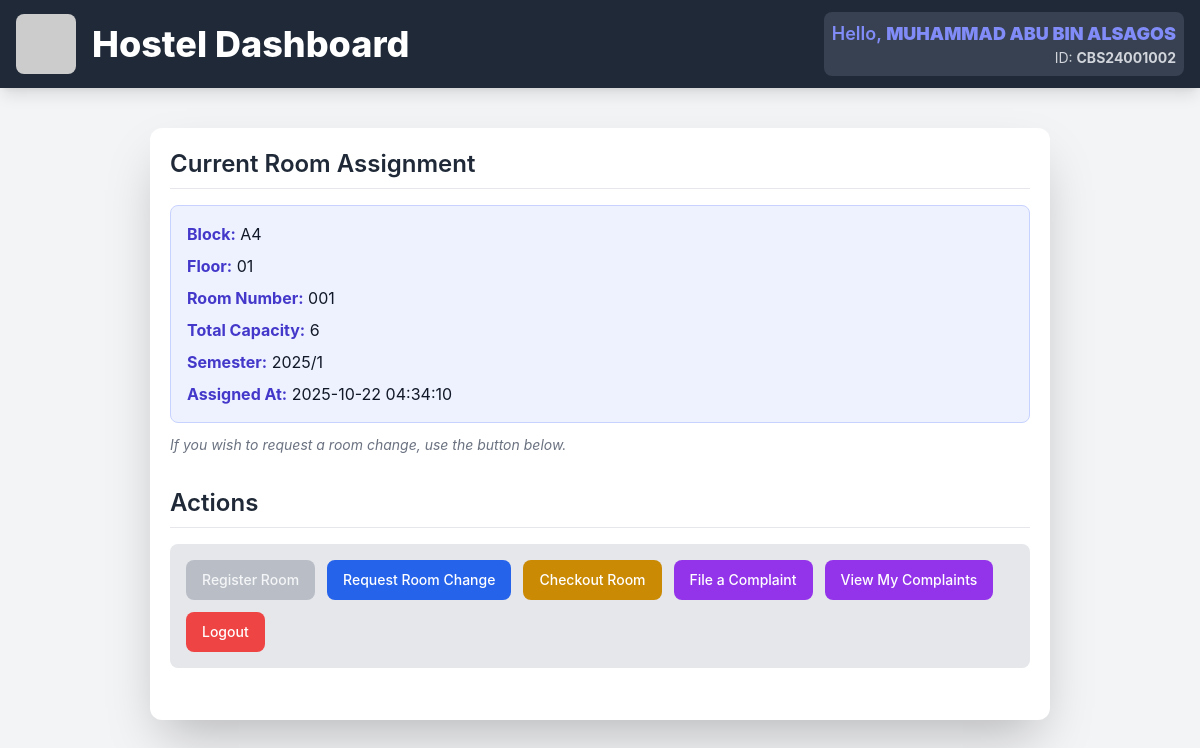
Page /student_dashboard.php (signed in) on the earlier database version.
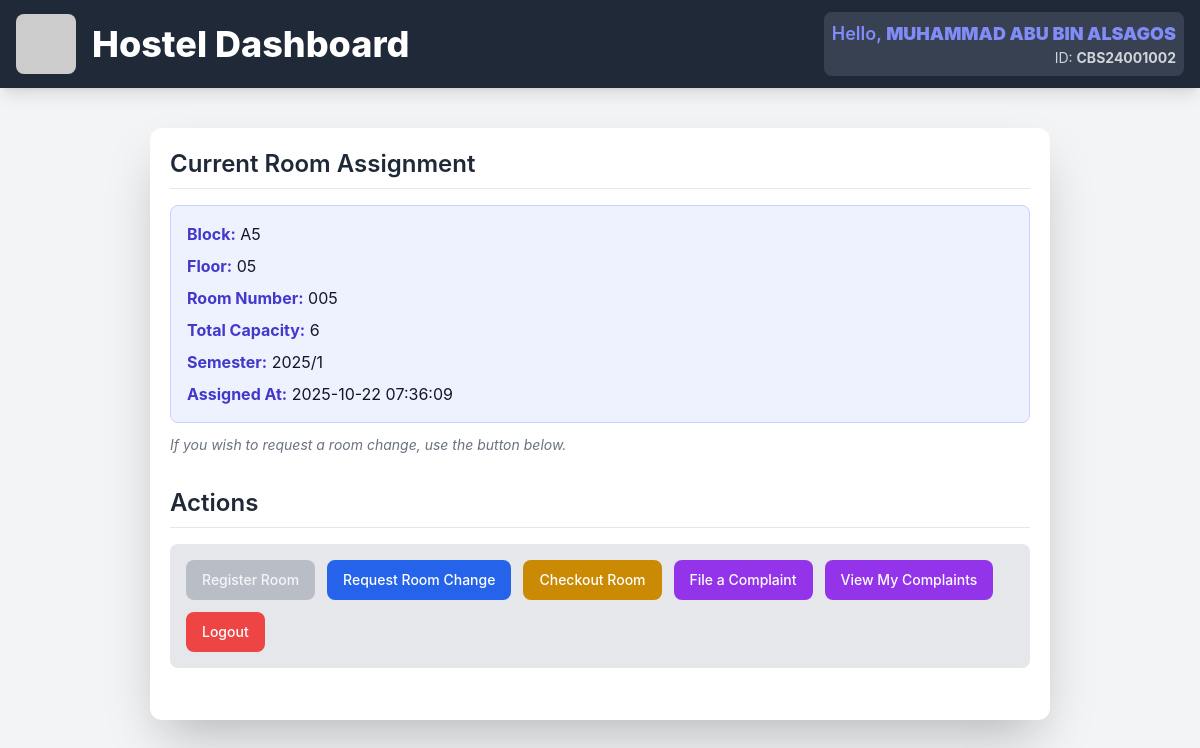
Same page on the later database version.
### tables this page shows
CREATE TABLE `student_rooms` (
  `sr_id` int(11) NOT NULL,
  `student_id` varchar(50) NOT NULL,
  `room_identifier` varchar(20) NOT NULL,
  `semester` varchar(50) DEFAULT NULL,
  `status` varchar(50) DEFAULT 'Active',
  `assigned_at` timestamp NOT NULL DEFAULT current_timestamp(),
  `released_at` timestamp NULL DEFAULT NULL
);

CREATE TABLE `rooms` (
  `room_identifier` varchar(20) NOT NULL,
  `block_id` varchar(10) DEFAULT NULL,
  `floor_no` varchar(10) DEFAULT NULL,
  `room_no` varchar(10) DEFAULT NULL,
  `total_capacity` int(11) DEFAULT 6,
  `available_capacity` int(11) DEFAULT 6,
  `status` varchar(50) DEFAULT 'Available',
  `created_at` timestamp NOT NULL DEFAULT current_timestamp()
);

### student_dashboard.php (the view, shortened to what this page needs)
<?php
require_once 'conn.php';
$full_name = isset($_SESSION['full_name']) ? $_SESSION['full_name'] : 'Name not found! DB issue';
$student_id = $_SESSION['student_id'];
$has_active_assignment = false;
$room_details = null;
if ($student_id) {
    $sql = "SELECT sr.*, r.block_id, r.floor_no as floor, r.room_no as room_number, r.total_capacity, r.available_capacity, r.status as room_status
            FROM student_rooms sr
            LEFT JOIN rooms r ON sr.room_identifier = r.room_identifier
            WHERE sr.student_id = '$student_id' AND sr.status = 'Active'
            LIMIT 1";
    $res = $conn->query($sql);
    if ($res && $res->num_rows > 0) {
        $room_details = $res->fetch_assoc();
        $has_active_assignment = true;
    }
}
?>
<!DOCTYPE html>
<html lang="en">
<head>
    <script src="https://cdn.tailwindcss.com"></script>
</head>
<body class="bg-gray-100 text-gray-900 m-0 p-0">
    <header class="bg-gray-800 text-white py-3 px-4 flex items-center justify-between shadow-lg">
        <div class="flex items-center">
            <div class="mr-4">
                <img src="https://placehold.co/60x60/374151/FFFFFF?text=GMI" alt="GMI Logo" class="h-[60px] rounded-lg">
            </div>
            <div>
                <h1 class="text-2xl sm:text-3xl lg:text-4xl font-extrabold m-0">
                    Hostel Dashboard
                </h1>
            </div>
        </div>
        <div class="hidden sm:block text-right p-2 rounded-lg bg-gray-700 ml-4">
            <p class="text-base sm:text-lg font-semibold text-indigo-400">
                Hello, <strong><?php echo htmlspecialchars($full_name); ?></strong>
            </p>
            <p class="text-sm text-gray-300">
                ID: <strong><?php echo htmlspecialchars($student_id); ?></strong>
            </p>
        </div>
    </header>
<div class="max-w-[900px] mx-auto my-10 p-5 bg-white rounded-xl shadow-2xl">
    <section class="mb-8">
        <h2 class="text-2xl font-semibold text-gray-800 mb-4 border-b pb-2">Current Room Assignment</h2>
            <div class="bg-indigo-50 p-4 rounded-lg space-y-2 border border-indigo-200">
                <?php if ($has_active_assignment && $room_details) { ?>
                    <p><strong class="text-indigo-700">Block:</strong> <?php echo htmlspecialchars($room_details['block_id']); ?></p>
                    <p><strong class="text-indigo-700">Floor:</strong> <?php echo htmlspecialchars($room_details['floor']); ?></p>
                    <p><strong class="text-indigo-700">Room Number:</strong> <?php echo htmlspecialchars($room_details['room_number']); ?></p>
                    <p><strong class="text-indigo-700">Total Capacity:</strong> <?php echo htmlspecialchars($room_details['total_capacity']); ?></p>
                    <p><strong class="text-indigo-700">Semester:</strong> <?php echo htmlspecialchars($room_details['semester']); ?></p>
                    <p><strong class="text-indigo-700">Assigned At:</strong> <?php echo htmlspecialchars($room_details['assigned_at']); ?></p>
                <?php } else { ?>
                    <p class="text-gray-500 italic">No active room assignment found.</p>
                <?php } ?>
            </div>
            <p class="text-sm text-gray-500 mt-3 italic">
                <?php if ($has_active_assignment && $room_details) { ?>
                    If you wish to request a room change, use the button below.
                <?php } else { ?>
                    If no room is assigned, please use the registration button below.
                <?php } ?>
            </p>
        </section>
        <section class="mb-8">
            <h2 class="text-2xl font-semibold text-gray-800 mb-4 border-b pb-2">Actions</h2>
            <div class="bg-gray-200 p-4 rounded-lg flex flex-wrap gap-3">
                <?php if (!$has_active_assignment) { ?>
                <button onclick="window.location.href='room_register.php'"
                        class="py-2.5 px-4 text-sm bg-blue-600 text-white font-medium rounded-lg cursor-pointer transition duration-300 hover:bg-blue-700 focus:ring-4 focus:ring-blue-300 transform hover:scale-[1.01]">
                    Register Room
                </button>
                <?php } else { ?>
                <button
                    class="py-2.5 px-4 text-sm bg-gray-400 text-white font-medium rounded-lg cursor-not-allowed opacity-60"
                    disabled>
                    Register Room
                </button>
                <?php } ?>
                <?php if ($has_active_assignment) { ?>
                <button onclick="window.location.href='room_change.php?user_id=<?php echo urlencode($student_id); ?>'"
                        class="py-2.5 px-4 text-sm bg-blue-600 text-white font-medium rounded-lg cursor-pointer transition duration-300 hover:bg-blue-700 focus:ring-4 focus:ring-blue-300 transform hover:scale-[1.01]">
                    Request Room Change
                </button>
                <button onclick="if(confirm('Are you sure you want to checkout from <?php echo htmlspecialchars($room_details['room_identifier']); ?>?')) { window.location.href='room_checkout.php?room_identifier=<?php echo urlencode($room_details['room_identifier']); ?>'; }"
                        class="py-2.5 px-4 text-sm bg-yellow-600 text-white font-medium rounded-lg cursor-pointer transition duration-300 hover:bg-yellow-700 focus:ring-4 focus:ring-yellow-300 transform hover:scale-[1.01]">
                    Checkout Room
                </button>
                <?php } ?>
                <button onclick="window.location.href='student_file_complaint.php'"
                        class="py-2.5 px-4 text-sm bg-purple-600 text-white font-medium rounded-lg cursor-pointer transition duration-300 hover:bg-purple-700 focus:ring-4 focus:ring-purple-300 transform hover:scale-[1.01]">
                    File a Complaint
                </button>
                <button onclick="window.location.href='student_complaint_list.php'"
                        class="py-2.5 px-4 text-sm bg-purple-600 text-white font-medium rounded-lg cursor-pointer transition duration-300 hover:bg-purple-700 focus:ring-4 focus:ring-purple-300 transform hover:scale-[1.01]">
                    View My Complaints
                </button>
                <button onclick="window.location.href='logout.php'"
                        class="py-2.5 px-4 text-sm bg-red-500 text-white font-medium rounded-lg cursor-pointer transition duration-300 hover:bg-red-600 focus:ring-4 focus:ring-red-300 transform hover:scale-[1.01]">
                    Logout
                </button>
            </div>
        </section>
    </div>
</body>
</html>

### student_dashboard.php (style rules this page uses)
body { font-family: 'Inter', sans-serif; }

Differences in the rows shown:
no longer on this page (row edited): student_rooms: room_identifier.block_id "A4", room_identifier.floor_no "01", room_identifier.room_no "001", room_identifier.total_capacity "6", semester "2025/1", assigned_at "2025-10-22 04:34:10"
added student_rooms: room_identifier.block_id "A5", room_identifier.floor_no "05", room_identifier.room_no "005", room_identifier.total_capacity "6", semester "2025/1", assigned_at "2025-10-22 07:36:09"
